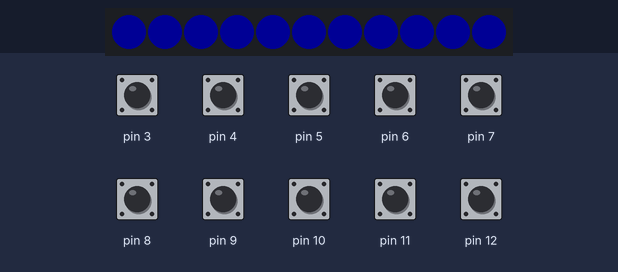
Recording of a sketch running on a simulated Arduino Uno, built with avr-gcc and run on an emulated ATmega328P. Shown: 11 RGB LEDs in strip order, left to right. The test bench sets the inputs (shaded band); at power-on: pin 3–12 HIGH. Dim RGB values are drawn brighter than linear.

Above: at 1.2 s.
1.3 s: pin 3 pulled LOW for 0.15 s
At 1.42 s:
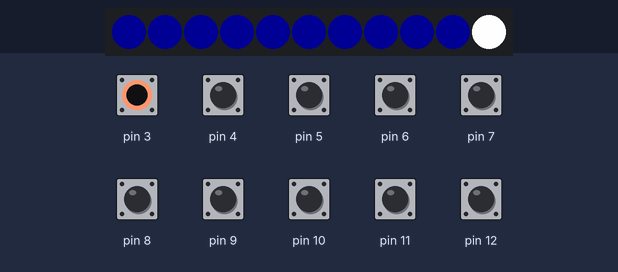
2.9 s: pin 4 pulled LOW for 0.15 s
At 3.02 s:
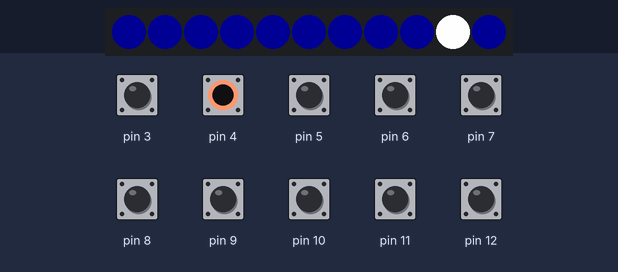
4.6 s: pin 5 pulled LOW for 0.15 s
At 4.72 s:
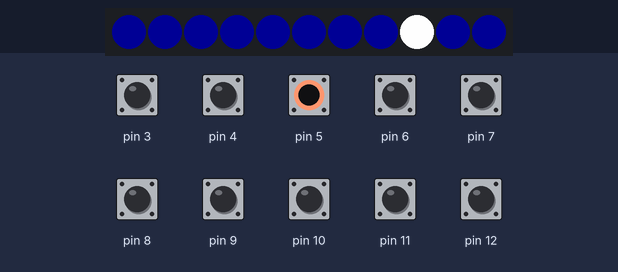
6.3 s: pin 6 pulled LOW for 0.15 s
At 6.4 s:
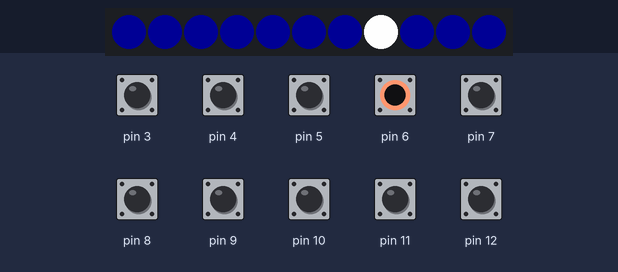
7.9 s: pin 7 pulled LOW for 0.15 s
At 8.0 s:
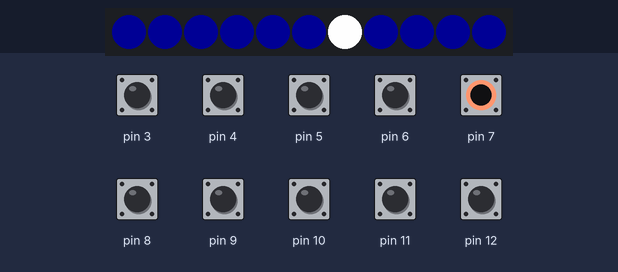
9.5 s: pin 8 pulled LOW for 0.15 s
At 9.6 s:
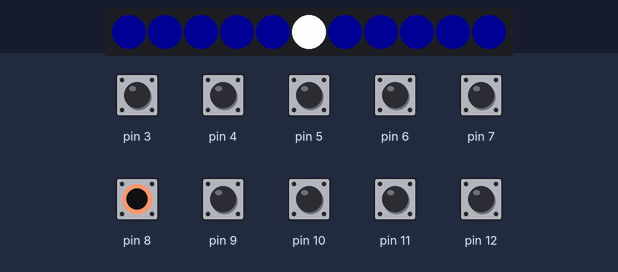
Timing chart, 0 to 12.1 s (numbered marks = the images above; inputs shaded):
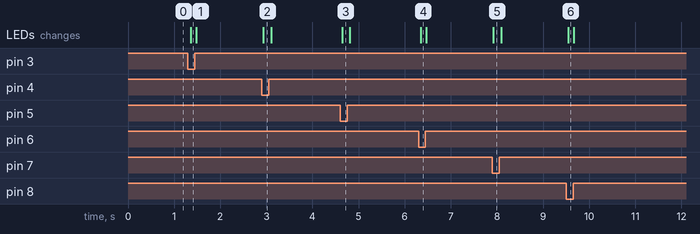

Measured:
- after the input at 1.3 s, the LEDs: change after 0.06 s (image 1)
- after the input at 2.9 s, the LEDs: change at once (image 2)
- after the input at 4.6 s, the LEDs: change at once (image 3)
- after the input at 6.3 s, the LEDs: change after 0.05 s (image 4)
- after the input at 7.9 s, the LEDs: change at once (image 5)
- after the input at 9.5 s, the LEDs: change at once (image 6)

The sketch:

CAPcontrol.ino
```cpp
#include <CapacitiveSensor.h>
#include <Adafruit_WS2801.h>
#define numLedsReal 11

/*

  buckyApp
  Created by: Jonathan Bumstead
  Copyright: One Bit Kit 2018

  Upload this program onto the BuckyGlow to control LEDs with capacitive touch sensors.
  10 capacitive touch sensors can be connected to pins 2-12 as specified below.

  The BuckyGlow App can be downloaded on our GitHub: https://github.com/OneBitKit

*/

CapacitiveSensor   cs_0 = CapacitiveSensor(2, 3);       // 10 megohm resistor between pin 2 and copper (SEND), 1kohm resitor peter pin 3 and copper (RECIEVE)
CapacitiveSensor   cs_1 = CapacitiveSensor(2, 4);       // 10 megohm resistor between pin 2 and copper (SEND), 1kohm resitor peter pin 4 and copper (RECIEVE)
CapacitiveSensor   cs_2 = CapacitiveSensor(2, 5);       // 10 megohm resistor between pin 2 and copper (SEND), 1kohm resitor peter pin 5 and copper (RECIEVE)
CapacitiveSensor   cs_3 = CapacitiveSensor(2, 6);       // 10 megohm resistor between pin 2 and copper (SEND), 1kohm resitor peter pin 6 and copper (RECIEVE)
CapacitiveSensor   cs_4 = CapacitiveSensor(2, 7);       // 10 megohm resistor between pin 2 and copper (SEND), 1kohm resitor peter pin 7 and copper (RECIEVE)
CapacitiveSensor   cs_5 = CapacitiveSensor(2, 8);       // 10 megohm resistor between pin 2 and copper (SEND), 1kohm resitor peter pin 8 and copper (RECIEVE)
CapacitiveSensor   cs_6 = CapacitiveSensor(2, 9);       // 10 megohm resistor between pin 2 and copper (SEND), 1kohm resitor peter pin 9 and copper (RECIEVE)
CapacitiveSensor   cs_7 = CapacitiveSensor(2, 10);       // 10 megohm resistor between pin 2 and copper (SEND), 1kohm resitor peter pin 10 and copper (RECIEVE)
CapacitiveSensor   cs_8 = CapacitiveSensor(2, 11);       // 10 megohm resistor between pin 2 and copper (SEND), 1kohm resitor peter pin 11 and copper (RECIEVE)
CapacitiveSensor   cs_9 = CapacitiveSensor(2, 12);       // 10 megohm resistor between pin 2 and copper (SEND), 1kohm resitor peter pin 12 and copper (RECIEVE)

long cap0; // sensor 0 measurement
long cap1; // sensor 1 measurement
long cap2; // sensor 2 measurement
long cap3; // sensor 3 measurement
long cap4; // sensor 4 measurement
long cap5; // sensor 5 measurement
long cap6; // sensor 6 measurement
long cap7; // sensor 7 measurement
long cap8; // sensor 8 measurement
long cap9; // sensor 9 measurement
long cap10; // sensor 10 measurement
long capCut = 220; // measurment cutoff

bool hitValue[numLedsReal] =  {0, 0, 0, 0, 0, 0, 0, 0, 0, 0, 0}; // Was cap sensor hit?
bool prevValue[numLedsReal] = {0, 0, 0, 0, 0, 0, 0, 0, 0, 0, 0}; // Was cap sensor previously hit?

byte LEDind[11] = {10, 9, 8, 7, 6, 5, 4, 3, 2, 1, 0}; // LEDs are reversed on Bucky ball

Adafruit_WS2801 strip = Adafruit_WS2801(11, A0, A1); // create strip object

byte colRed [2] = {250,0}; // OFF ON
byte colGreen [2] = {250,0}; // OFF ON
byte colBlue [2] = {250,20}; // OFF ON

byte red[numLedsReal];    // Initialize array with vallues for LED strip
byte green[numLedsReal];    // Initialize array with vallues for LED strip
byte blue[numLedsReal];    // Initialize array with vallues for LED strip

void setup() {
  // put your setup code here, to run once:

  strip.begin(); // Start strip

  // Update LED contents, to start they are all 'off'
  colorAll(Color(colRed[1],colGreen[1],colBlue[1]));
  strip.show();

}

void loop() {
  // put your main code here, to run repeatedly:
  cap0 =  cs_0.capacitiveSensor(30);
  cap1 =  cs_1.capacitiveSensor(30);
  cap2 =  cs_2.capacitiveSensor(30);
  cap3 =  cs_3.capacitiveSensor(30);
  cap4 =  cs_4.capacitiveSensor(30);
  cap5 =  cs_5.capacitiveSensor(30);
  cap6 =  cs_6.capacitiveSensor(30);
  cap7 =  cs_7.capacitiveSensor(30);
  cap8 =  cs_8.capacitiveSensor(30);
  cap9 =  cs_9.capacitiveSensor(30);
  cap10 =  0;//cs_10.capacitiveSensor(30);

   // Sensor 0
  if (cap0 > capCut) {
    hitValue[0] = 0;
  }
  else if (cap0 <= capCut) {
    hitValue[0] = 1;
  }

  // Sensor 1 was hit
  if (cap1 > capCut) {
    hitValue[1] = 0;
  }
  else if (cap1 <= capCut) {
    hitValue[1] = 1;
  }

  // Sensor 2 was hit
  if (cap2 > capCut) {
    hitValue[2] = 0;
  }
  else if (cap2 <= capCut) {
    hitValue[2] = 1;
  }

  // Sensor 3 was hit
  if (cap3 > capCut) {
    hitValue[3] = 0;
  }
  else if (cap3 <= capCut) {
    hitValue[3] = 1;
  }

  // Sensor 4
  if (cap4 > capCut) {
    hitValue[4] = 0;
  }
  else if (cap4 <= capCut) {
    hitValue[4] = 1;
  }

  // Sensor 5
  if (cap5 > capCut) {
    hitValue[5] = 0;
  }
  else if (cap5 <= capCut) {
    hitValue[5] = 1;
  }

  // Sensor 6
  if (cap6 > capCut) {
    hitValue[6] = 0;
  }
  else if (cap6 <= capCut) {
    hitValue[6] = 1;
  }

  // Sensor 7
  if (cap7 > capCut) {
    hitValue[7] = 0;
  }
  else if (cap7 <= capCut) {
    hitValue[7] = 1;
  }

  // Sensor 8
  if (cap8 > capCut) {
    hitValue[8] = 0;
  }
  else if (cap8 <= capCut) {
    hitValue[8] = 1;
  }

  // Sensor 9 was hit
  if (cap9 > capCut) {
    hitValue[9] = 0;
  }
  else if (cap9 <= capCut) {
    hitValue[9] = 1;
  }

  // Sensor 10 was hit
  if (cap10 > capCut) {
    hitValue[10] = 0;
  }
  else if (cap10 <= capCut) {
    hitValue[10] = 1;
  }


  for (int i = 0; i < numLedsReal; i++)
  {

    red[LEDind[i]] = colRed[hitValue[i]];
    green[LEDind[i]] = colGreen[hitValue[i]];
    blue[LEDind[i]] = colBlue[hitValue[i]];
    prevValue[i] = hitValue[i];
  }
 colorAllGlobal();
  delay(10);


}


void colorAllGlobal() {
  // function to color Bucky ball according to global variables red, green, blue
  uint32_t c;
  int i;
  for (i = 0; i < strip.numPixels(); i++) {
    c = Color(red[i], green[i], blue[i]);
    strip.setPixelColor(i, c);
  }

  strip.show();
}

void colorAll(uint32_t c) {
  // function to color all of Bucky Ball one color
  int i;
  for (i = 0; i < strip.numPixels(); i++) {
    strip.setPixelColor(i, c);
  }

  strip.show();
}

/* Helper functions */
// Create a 24 bit color value from R,G,B
uint32_t Color(byte r, byte g, byte b)
{
  uint32_t c;
  c = r;
  c <<= 8;
  c |= g;
  c <<= 8;
  c |= b;
  return c;
}
```
